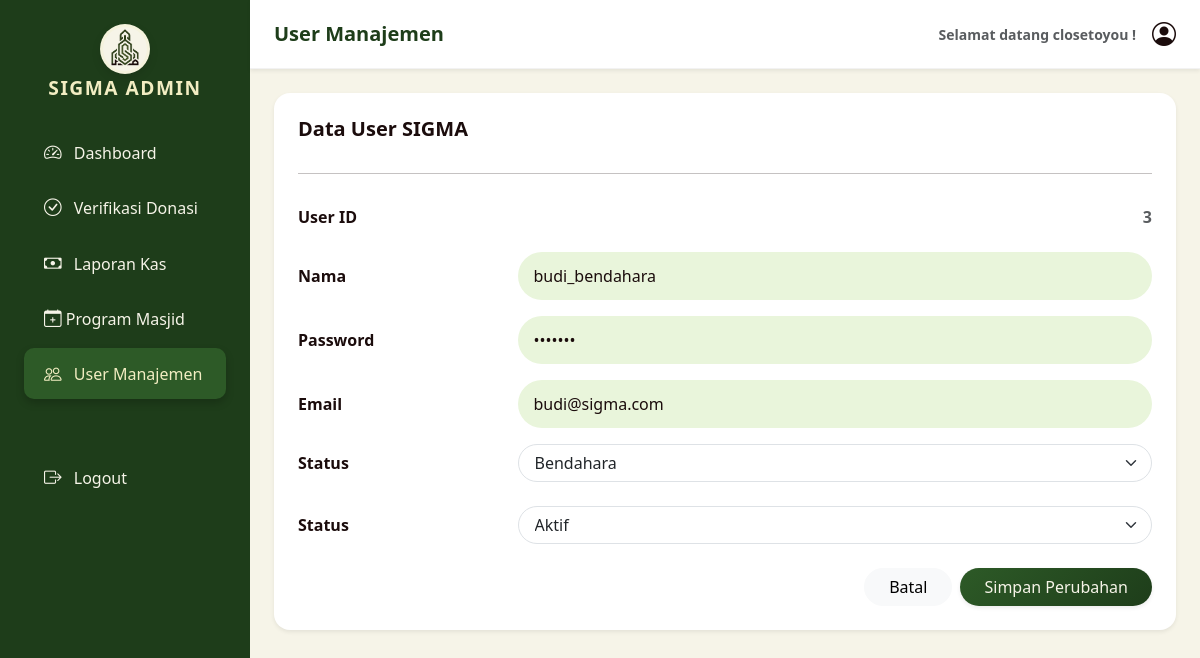
/user.php?aksi=editUser&id=3 (signed in), run on the app's committed database.
### tables this page shows
CREATE TABLE `user` (
  `userID` int(11) NOT NULL,
  `username` varchar(100) NOT NULL,
  `password` varchar(100) NOT NULL,
  `email` varchar(225) NOT NULL,
  `role` enum('administrator','bendahara') NOT NULL,
  `status` enum('nonaktif','aktif') NOT NULL DEFAULT 'nonaktif'
);

### user.php (the view, shortened to what this page needs)
<?php
include "koneksi.php";
    $queryUser = mysqli_query($connect, "SELECT username from user where userID = '{$_SESSION['userID']}'" );
    $user = mysqli_fetch_assoc($queryUser); $username = $user['username'];
?>
<!DOCTYPE html>
<html lang="en">
<head>
    <link href="https://cdn.jsdelivr.net/npm/bootstrap@5.3.8/dist/css/bootstrap.min.css" rel="stylesheet"
>
    <link rel="stylesheet" href="https://cdn.jsdelivr.net/npm/bootstrap-icons@1.11.3/font/bootstrap-icons.min.css">
    <link rel="stylesheet" href="style.css">
</head>
<body>
    <div class="dash-body d-flex" id="wrapper">
        <div class="sidebar" style="background-color: var(--hijau-tua); min-width: 250px; min-height: 100vh;">
            <div class="sidebar-heading text-center py-4 text-white">
                <div class="logo">
                    <img src="asset/SIGMA.png" height="40" class="mb-2"><br>
                </div>
                <b style="color: var(--cream);">SIGMA ADMIN</b>
            </div>
            <div class="list-group list-group-flush px-3">
                <nav class="list-group list-group-flush px-2">
                    <a href="dashboard.php" class="list-group-item list-group-item-action"><i
                            class="bi bi-speedometer2 me-2"></i>
                        Dashboard</a>
                    <a href="verifikasi.php" class="list-group-item list-group-item-action"><i
                            class="bi bi-check-circle me-2"></i>
                        Verifikasi Donasi</a>
                    <a href="kas.php" class="list-group-item list-group-item-action"><i class="bi bi-cash me-2"></i>
                        Laporan Kas</a>
                    <a href="program.php" class="list-group-item list-group-item-action"><i class="bi bi-calendar-plus"></i>
                        Program Masjid</a>
                    <a href="user.php" class="list-group-item list-group-item-action active-menu"><i
                            class="bi bi-people me-2"></i> User
                        Manajemen</a>
                    <a href="logout.php" class="list-group-item list-group-item-action mt-5 text-danger"><i
                            class="bi bi-box-arrow-right me-2"></i> Logout</a>
                </nav>
            </div>
        </div>
        <div id="page-content-wrapper" class="w-100" style="background-color: var(--putih);">
            <nav class="navbar navbar-expand-lg navbar-light bg-white py-3 px-4 shadow-sm">
                <h5 class="fw-bold m-0">User Manajemen</h5>
                <div class="ms-auto d-flex align-items-center">
                    <span class="me-3 small text-muted">Selamat datang <?=$username?> !</span>
                    <i class="bi bi-person-circle fs-4"></i>
                </div>
            </nav>
    <?php if(isset($_GET['aksi'])&& $_GET['aksi'] == 'editUser'):
        $id = $_GET['id'];
        $query = mysqli_query($connect, "SELECT * from user where userID = '$id'");
        $data = mysqli_fetch_assoc($query); ?>
            <div class="container-fluid p-4">
                <div class="bg-white p-4 rounded-4 shadow-sm">
                    <div class="d-flex justify-content-between align-items-center mb-4">
                        <h5 class="fw-bold">Data User SIGMA</h5>
                    </div>
                            <hr class="mb-4 opacity-10">
                            <form action="user.php?aksi=simpanUser&id=<?=$data['userID']?>" method="POST">
                                <div class="mb-3 row align-items-center">
                                    <label for="programID" class="col-sm-3 col-form-label fw-semibold">User ID</label>
                                    <div class="col-sm-9 text-end">
                                        <input type="text" readonly class="form-control-plaintext text-muted fw-bold"
                                            id="programID" value="<?= $data['userID']?>" style="text-align: right;">
                                    </div>
                                </div>
                                <div class="mb-3 row align-items-center">
                                    <label for="inputUsername" class="col-sm-3 col-form-label fw-semibold">Nama</label>
                                    <div class="col-sm-9">
                                        <input type="text" class="form-control rounded-pill px-3" name="username"
                                            id="inputUsername" value="<?=$data['username']?>">
                                    </div>
                                </div>
                                <div class="mb-3 row align-items-center">
                                    <label for="inputPassword" class="col-sm-3 col-form-label fw-semibold">Password</label>
                                    <div class="col-sm-9">
                                        <input type="password" class="form-control rounded-pill px-3" name="password" id="inputPassword" value="<?=$data['password']?>">
                                    </div>
                                </div>
                                <div class="mb-3 row align-items-center">
                                    <label for="inputEmail" class="col-sm-3 col-form-label fw-semibold">Email</label>
                                    <div class="col-sm-9">
                                        <input type="text" class="form-control rounded-pill px-3" name="email"
                                            id="inputEmail" value="<?=$data['email']?>">
                                    </div>
                                </div>
                                <div class="mb-4 row align-items-center">
                                    <label for="role"
                                        class="col-sm-3 col-form-label fw-semibold">Status</label>
                                    <div class="col-sm-9">
                                        <select class="form-select rounded-pill px-3" name="role"
                                            id="role" required>
                                            <option value="bendahara" <?=($data['role'] == 'bendahara')? 'selected': ''?>>Bendahara</option>
                                        </select>
                                    </div>
                                </div>
                                <div class="mb-4 row align-items-center">
                                    <label for="validationStatus"
                                        class="col-sm-3 col-form-label fw-semibold">Status</label>
                                    <div class="col-sm-9">
                                        <select class="form-select rounded-pill px-3" name="status"
                                            id="validationStatus" required>
                                            <option value="aktif" <?=($data['status'] == 'aktif')? 'selected': ''?>>Aktif</option>
                                        </select>
                                    </div>
                                </div>
                                <div class="d-flex justify-content-end gap-2 mt-4">
                                    <a href="user.php"><button type="button"
                                            class="btn btn-light rounded-pill px-4">Batal</button></a>
                                    <button type="submit"
                                            class="btn btn-success rounded-pill px-4 shadow-sm">Simpan
                                            Perubahan</button>
                                </div>
                            </form>
                    </div>
            </div>
        <?php endif;?>
        </div>
    </div>
</body>
</html>

### style.css (style rules this page uses)
:root { --coklat: #1B0C0C; --hijau-muda: #2d5a27; --hijau-tua: #1e3d1a; --cream: #F2EDC2; --sage: #E9F5DB; --putih: #F6F4E8; --h1-size: 32px; --h2-size: 24px; --h3-size: 18px; --h4-size: 16px; --h5-size: 14px; }
body { margin: 0; padding: 0; }
.navbar { background-color: var(--sage); }
span { font-family: 'Segoe UI', sans-serif; color: var(--hijau-tua); font-size: var(--h2-size); font-weight: 900; }
.btn-success { background: linear-gradient(135deg, var(--hijau-muda), var(--hijau-tua)); color: var(--putih); text-align: center; }
.form-control { background-color: var(--sage) !important; border: none; border-radius: 12px; padding: 12px 15px; color: var(--coklat); }
.dash-body { background-color: var(--putih); color: var(--coklat); overflow-x: hidden; }
.sidebar { background-color: var(--hijau-tua) !important; box-shadow: 4px 0 10px rgba(0, 0, 0, 0.1); transition: all 0.3s; }
.sidebar-heading b { letter-spacing: 1.5px; font-size: 1.2rem; }
.list-group-item { border: none !important; padding: 12px 20px !important; margin-bottom: 5px; border-radius: 10px !important; background-color: transparent !important; color: var(--putih) !important; font-weight: 500; transition: 0.3s; }
.list-group-item i { font-size: 1.1rem; }
.active-menu { background-color: var(--hijau-muda) !important; color: var(--cream) !important; box-shadow: 0 4px 8px rgba(0, 0, 0, 0.2); }
.btn-success { background-color: var(--hijau-muda) !important; border: none; transition: 0.3s; }
.navbar { border-bottom: 1px solid rgba(0, 0, 0, 0.05); }
.navbar h5 { color: var(--hijau-tua); }
.logo { background-color: var(--putih); margin-left: auto; margin-right: auto; width: 50px; height: 50px; border-radius: 50%; border: 3px solid rgba(242, 237, 194, 0.3); box-shadow: 0 4px 10px rgba(0, 0, 0, 0.1); }

### data on the page
user: username "closetoyou"
user: userID "3", username "budi_bendahara", email "budi@sigma.com", role "Bendahara", status "Aktif"
